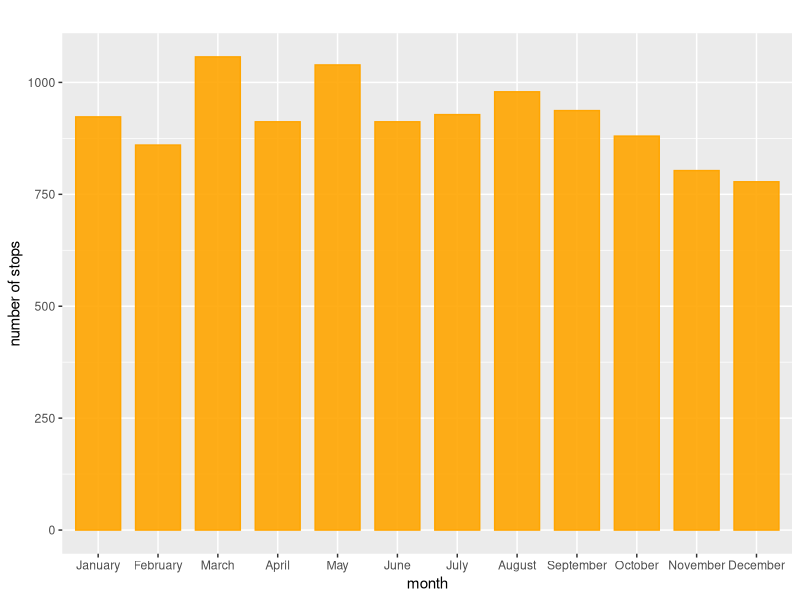
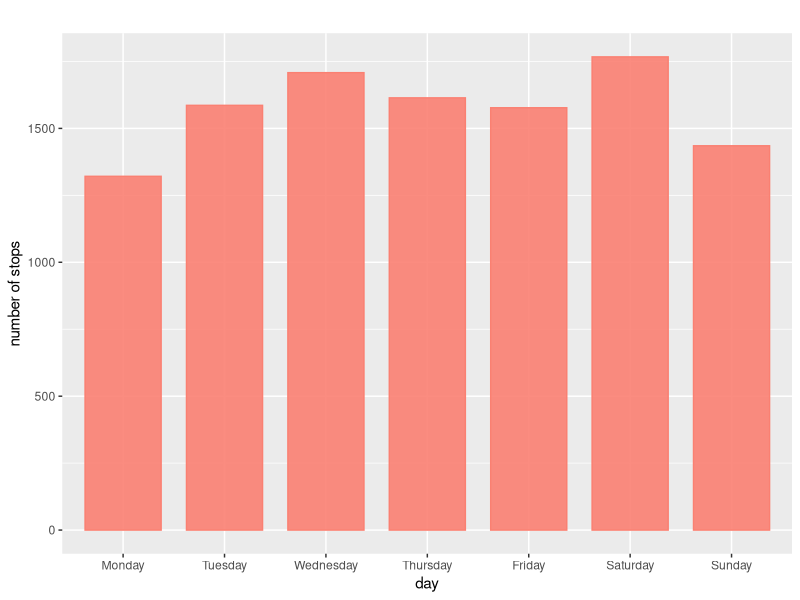
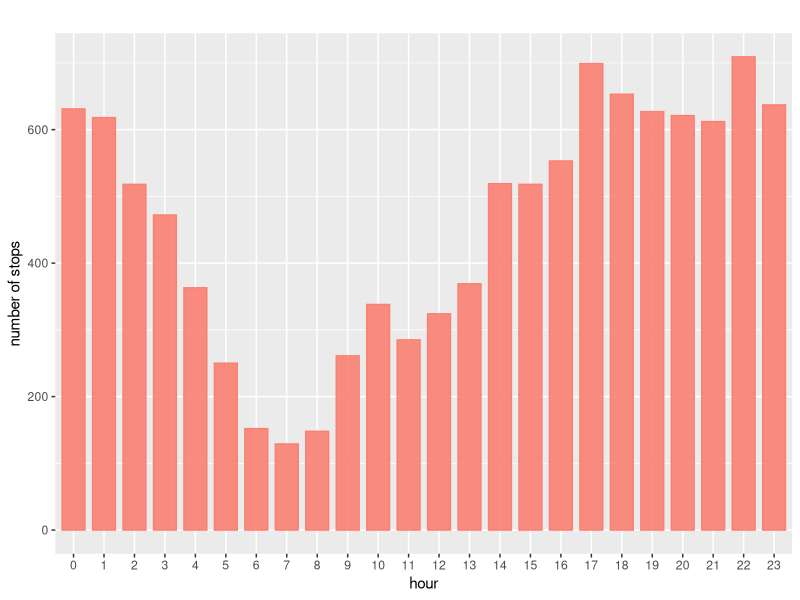
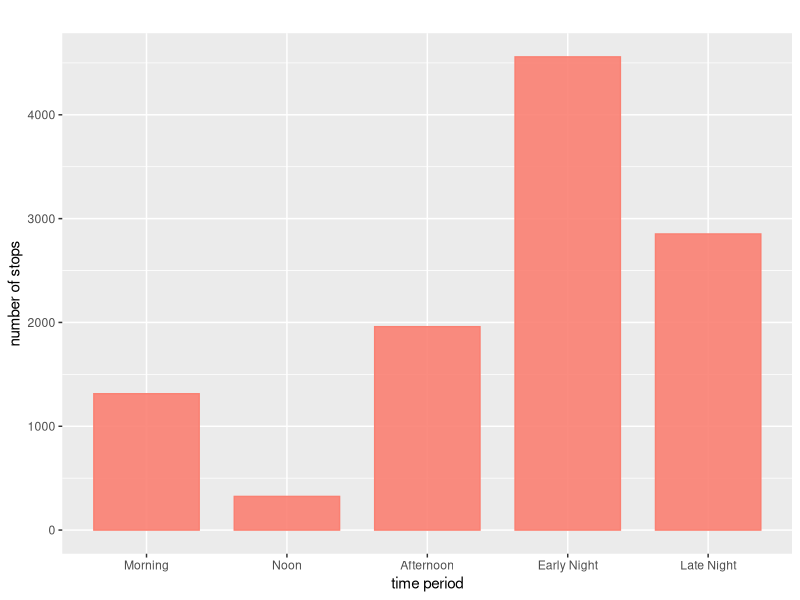
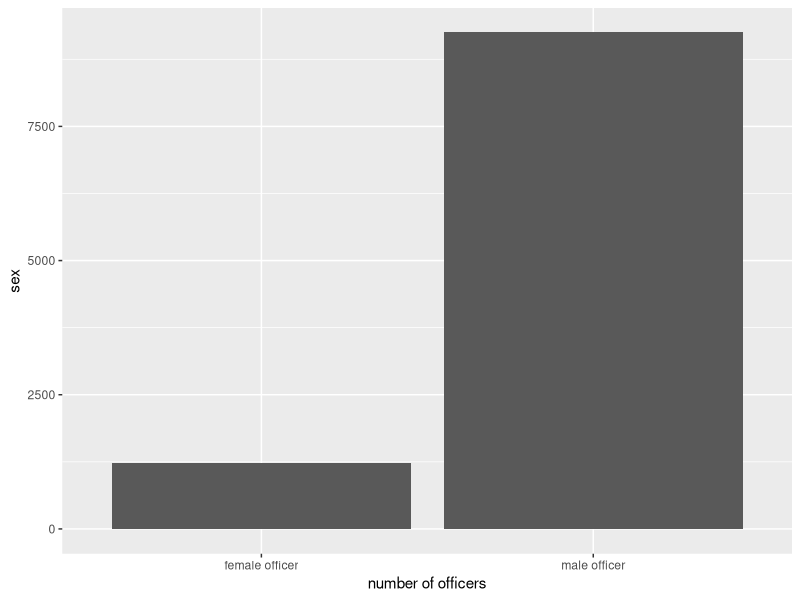
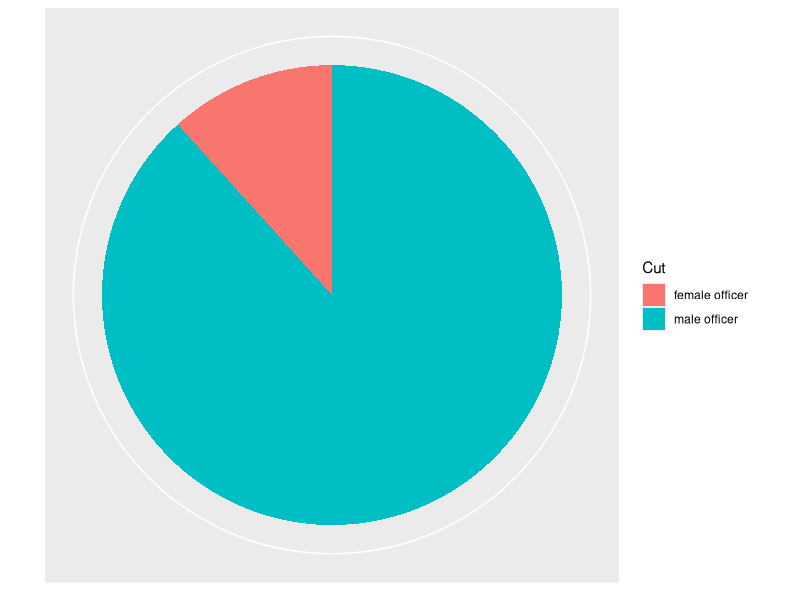

Reproduce these figures in R, in order. (Note: this script raises an error after producing the figures.)
## ---- chunk 1
NYPD <- read.csv("Data/2018_sqf_database-abbr.csv")
install.packages("tidyverse")
library(tidyverse)
library(ggplot2)
## ---- chunk 2
# the number of stops in each month in the year 2018
# MONTH2: categorical variable
reorder_month <- c("January","February","March","April","May","June","July","August","September","October","November","December")
NYPD$MONTH2 = factor(NYPD$MONTH2,levels=reorder_month)
ggplot(NYPD, aes(MONTH2)) + geom_bar(alpha=0.90, colour="orange", fill="orange",width=0.75) + labs(title="", y="number of stops", x="month")
## ---- chunk 3
# DAY2: Day when ppl are stopped

reorder_day <- c("Monday","Tuesday","Wednesday","Thursday","Friday","Saturday","Sunday")
NYPD$DAY2 = factor(NYPD$DAY2,levels=reorder_day)
ggplot(NYPD, aes(DAY2)) + geom_bar(alpha=0.90, colour="salmon", fill="salmon",width=0.75) + labs(title="", y="number of stops", x="day")
## ---- chunk 4
# Visualize: Stop Frisk Time: Time when ppl are stopped （清晨、深夜）

# Function: rounding(inputNum, totalNum)
rounding <- function(inputNum, totalNum) {
  if(is.na(inputNum)){return(FALSE)}else{
    m <- totalNum/2
    if(inputNum < m){
      # round down
      return(FALSE)
    }else{
      #round up
      return(TRUE)
    }
  }
}

hour<-NYPD$Stop.Frisk.Time
all_hour <- c()
for(i in 1:length(hour)){
  if(hour[i] == "#N/A" || is.na(hour[i]) || hour[i] == "" || hour[i] == FALSE){
    hour[i] <- "NA"
  }else{
    temp <- c(strsplit(hour[i], ":"))
    minBefore <- temp[[1]][[2]]
    hourBefore <- temp[[1]][[1]]
    if (rounding(strtoi(minBefore), 60)){
      hourAfter <- as.character(strtoi(hourBefore)+1)
      if (hourAfter == 24){
        hourAfter <- "0"
      }
    }else{
      hourAfter <- hourBefore
    }
    all_hour <- append(all_hour, hourAfter)
  }
  allH_df <- data.frame(all_hour)
}
reorder_hour <- c("0","1","2","3","4","5","6","7","8","9","10","11","12","13","14","15","16","17","18","19","20","21","22","23","NA")
allH_df$all_hour = factor(allH_df$all_hour,levels=reorder_hour)
ggplot(allH_df, aes(all_hour)) + geom_bar(alpha=0.90, colour="salmon", fill="salmon",width=0.75) + labs(title="", y="number of stops", x="hour")

# Morning: from sunrise to 11:59 AM. Sunrise typically occurs around 6 AM.
# Noon: at 12:00 PM.
# Afternoon: from 12:01 PM to around 5:00 PM.
# Evening: from 5:01 PM to 8 PM, or around sunset.
# Early Night: from sunset 11:59 PM
# Late Night: from 11:59 PM to sunrise around 5:59 AM.
all_period <- c()
for(i in 1:length(allH_df$all_hour)){
  if (allH_df$all_hour[i] == "6" || allH_df$all_hour[i] == "7" || allH_df$all_hour[i] == "8" || allH_df$all_hour[i] == "9" || allH_df$all_hour[i] == "10" || allH_df$all_hour[i] == "11"){
    all_period <- append(all_period, "Morning")
  }else if(allH_df$all_hour[i] == "12"){
    all_period <- append(all_period, "Noon")
  }else if(allH_df$all_hour[i] == "13" || allH_df$all_hour[i] == "14" || allH_df$all_hour[i] == "15" || allH_df$all_hour[i] == "16"){
    all_period <- append(all_period, "Afternoon")
  }else if(allH_df$all_hour[i] == "17" || allH_df$all_hour[i] == "18" || allH_df$all_hour[i] == "19" || allH_df$all_hour[i] == "20" || allH_df$all_hour[i] == "21" || allH_df$all_hour[i] == "22" || allH_df$all_hour[i] == "23"){
    all_period <- append(all_period, "Early Night")
  }else{
    all_period <- append(all_period, "Late Night")
  }
}
allP_df <- data.frame(all_period)
reorder_period <- c("Morning", "Noon", "Afternoon", "Early Night", "Late Night")
allP_df$all_period = factor(allP_df$all_period,levels=reorder_period)
ggplot(allP_df, aes(all_period)) + geom_bar(alpha=0.90, colour="salmon", fill="salmon",width=0.75) + labs(title="", y="number of stops", x="time period")
## ---- chunk 5
# male vs female: dataframe
df_male_officer <- NYPD[NYPD$ISSUING_OFFICER_RANK == "POM",]
df_female_officer <- NYPD[NYPD$ISSUING_OFFICER_RANK == "POF",]
head(df_male_officer)
head(df_female_officer)

# male vs female: number of officers
male_female_num <- tibble(
  type = c("male officer", "female officer"),
  freq = c(nrow(df_male_officer), nrow(df_female_officer))
)
knitr::kable(male_female_num)

p <- ggplot(data = male_female_num, mapping = aes(
  x = type, y = freq ))
p + geom_col() +
  labs(x = "number of officers", 
       y = "sex")

p2 <- ggplot(data = male_female_num, mapping = aes(
  x = 1, y = freq, fill = type ))
p2 + geom_col() +
  coord_polar(theta = "y") +
  scale_x_discrete(name = NULL, breaks = NULL) +
  scale_y_discrete(name = NULL, breaks = NULL) +
  labs(fill = "Cut")
## ---- chunk 6


# function: exclude outliers from the dataframe (only for numeric values); need to input a numeric vector

  bound <- function(x){
  Q1 <- quantile(x, .25)
  Q3 <- quantile(x, .75)
  IQR <- Q3-Q1
  bound <- c(Q1-1.5*IQR, Q3+1.5*IQR)
  return(bound)
}
ex_out <- exclude_outliers(NYPD$OBSERVED_DURATION_MINUTES)
print(ex_out)

## ---- chunk 7
## Observed duration minutes.

# Histogram --- Not excluded outliers
ggplot(NYPD,aes(OBSERVED_DURATION_MINUTES)) + geom_histogram(colour = "royalblue1", fill = "royalblue1",alpha=0.8) + labs(title="Distribution of Suspects' Observed Duration Minutes (including outliers)", y="count", x="observed duration mins")

# Histogram --- excluded outliers
table(NYPD$OBSERVED_DURATION_MINUTES)
ggplot(NYPD,aes(OBSERVED_DURATION_MINUTES)) + geom_histogram(breaks=seq(0,3.5,by=1), colour = "royalblue1", fill = "royalblue1",alpha=0.8) + labs(title="Distribution of Suspects' Observed Duration Minutes (excluding outliers)", y="count", x="observed duration mins")

bound(NYPD$OBSERVED_DURATION_MINUTES)



## Stop duration minutes.

# Histogram --- Not excluded outliers
ggplot(NYPD,aes(STOP_DURATION_MINUTES)) + geom_histogram(colour = "royalblue3", fill = "royalblue3",alpha=0.8) + labs(title="Distribution of Suspects' Stopped Duration Minutes (including outliers)", y="count", x="stop duration mins") 

# Histogram --- excluded outliers
table(NYPD$STOP_DURATION_MINUTES)
ggplot(NYPD,aes(STOP_DURATION_MINUTES)) + geom_histogram(breaks=seq(0,50,by=1), colour = "royalblue3", fill = "royalblue3",alpha=0.8) + labs(title="Distribution of Suspects' Stopped Duration Minutes (excluding outliers)", y="count", x="stop duration mins") 

## ---- chunk 8
# SUSPECTED_CRIME_DESCRIPTION
unique(NYPD$SUSPECTED_CRIME_DESCRIPTION)

# since there are too many types of crimes, we divide them into 4 main categories:
# THEFT: "GRAND LARCENY AUTO", "BURGLARY", "CPSP(criminal possession of stolen property)", "GRAND LARCENY", "PETIT LARCENY", "ROBBERY", "THEFT OF SERVICES", "UNAUTHORIZED USE OF A VEHICLE";
# ATTACK AND DAMAGE: "AUTO STRIPPIG", "ASSAULT", "CRIMINAL TRESPASS", "FORCIBLE TOUCHING", "MENACING", "MURDER", "RECKLESS ENDANGERMENT",

## ---- chunk 9
# FRISKED_FLAG into dataframe

table(NYPD$FRISKED_FLAG)
## ---- chunk 10
# SEARCHED_FLAG into dataframe

NYPD$FRISK_AND_SEARCH <- vector(mode='character', length(NYPD$FRISKED_FLAG))

for(i in seq_along(NYPD$FRISK_AND_SEARCH)){
  if(NYPD$FRISKED_FLAG[i] == "1" & NYPD$SEARCHED_FLAG[i] == "1"){
    NYPD$FRISK_AND_SEARCH[i] <- "Frisked and Searched"
    }else if (NYPD$FRISKED_FLAG[i] == "1" & NYPD$SEARCHED_FLAG[i] == "0") {
      NYPD$FRISK_AND_SEARCH[i] <- "Only Frisked"
      }else if (NYPD$FRISKED_FLAG[i] == "0" & NYPD$SEARCHED_FLAG[i] == "1") {
        NYPD$FRISK_AND_SEARCH[i] <- "Only Searched"
      }else{
        NYPD$FRISK_AND_SEARCH[i] <- "Not Frisked Nor Searched"
      }
  
}

table(NYPD$FRISK_AND_SEARCH)
ggplot(NYPD, aes(FRISK_AND_SEARCH)) + geom_bar(alpha=0.90, colour="mediumpurple3", fill="mediumpurple3",width=0.5) + labs(title= "The Number of Suspects Frisked or Searched", y="count", x="Frisked and Searched")


## ---- chunk 11
# OFFICER_IN_UNIFORM_FLAG
NYPD[NYPD$OFFICER_IN_UNIFORM_FLAG==0,"OFFICER_IN_UNIFORM_FLAG"] <- "not wearing uniform"
NYPD[NYPD$OFFICER_IN_UNIFORM_FLAG==1,"OFFICER_IN_UNIFORM_FLAG"] <- "wearing uniform"
table(NYPD$OFFICER_IN_UNIFORM_FLAG)
ggplot(NYPD, aes(OFFICER_IN_UNIFORM_FLAG)) + geom_bar(alpha=0.90, colour="royalblue1", fill="royalblue1",width=0.75) + labs(title="", y="number of officers", x="officer in uniform")

## ---- chunk 12
# SUSPECT_ARRESTED_FLAG 比对 overall
NYPD[NYPD$SUSPECT_ARRESTED_FLAG==0,"SUSPECT_ARRESTED_FLAG"] <- "suspect not arrested"
NYPD[NYPD$SUSPECT_ARRESTED_FLAG==1,"SUSPECT_ARRESTED_FLAG"] <- "suspect arrested"
table(NYPD$SUSPECT_ARRESTED_FLAG)
ggplot(NYPD, aes(SUSPECT_ARRESTED_FLAG)) + geom_bar(alpha=0.90, colour="royalblue1", fill="royalblue1",width=0.75) + labs(title="", y="number of stops", x="number os arrests")

# accuracy of overall stops
overall_a_acc <- 3115/11018
print(overall_a_acc)

# male officer's accuracy vs female officer's accuracy
df_male_officer[df_male_officer$SUSPECT_ARRESTED_FLAG==0,"SUSPECT_ARRESTED_FLAG"] <- "male_suspect not arrested"
df_male_officer[df_male_officer$SUSPECT_ARRESTED_FLAG==1,"SUSPECT_ARRESTED_FLAG"] <- "male_suspect arrested"
table(df_male_officer$SUSPECT_ARRESTED_FLAG)
df_female_officer[df_female_officer$SUSPECT_ARRESTED_FLAG==0,"SUSPECT_ARRESTED_FLAG"] <- "female_suspect not arrested"
df_female_officer[df_female_officer$SUSPECT_ARRESTED_FLAG==1,"SUSPECT_ARRESTED_FLAG"] <- "female_suspect arrested"
table(df_female_officer$SUSPECT_ARRESTED_FLAG)
male_a_acc <- 2639/(2639+6612)
print(male_a_acc)
female_a_acc <- 321/(321+904)
print(female_a_acc)

# scatter plot: observed time with accuracy
ggplot(data=NYPD) + geom_point(mapping = aes(x = OBSERVED_DURATION_MINUTES, y = SUSPECT_ARRESTED_FLAG))
# without outliers
#ggplot(data=NYPD) + geom_point(mapping = aes(x = OBSERVED_DURATION_MINUTES, y = SUSPECT_ARRESTED_FLAG)) + coord_cartesian(xlim=c(0, 100))

# scatter plot: stop time with accuracy
ggplot(data=NYPD) + geom_point(mapping = aes(x = STOP_DURATION_MINUTES, y = SUSPECT_ARRESTED_FLAG))
## ---- chunk 13
# function1: variable X VS observe duration minutes (boxplots && scatterpoots)
observe_time_relation <- function(m){
  if(class(m) == "character"){
  ggplot(NYPD, aes(x = m, y = OBSERVED_DURATION_MINUTES)) + geom_boxplot(outlier.shape = NA) + coord_cartesian(ylim=c(0, 2.5))
}
else{
  ggplot(NYPD, aes(m, OBSERVED_DURATION_MINUTES)) + geom_point(outlier.shape = NA)
}
}


# function2: variable X VS stop duration minutes (boxplots && scatterpoots)
stop_time_relation <- function(n){
  if(class(n) == "character"){
  ggplot(NYPD, aes(x = n, y = STOP_DURATION_MINUTES)) + geom_boxplot(outlier.shape = NA) + coord_cartesian(ylim=c(0, 20))
}
else{
  ggplot(NYPD, aes(n, STOP_DURATION_MINUTES)) + geom_point()
}
}

observe_time_relation(NYPD$SUSPECT_SEX)

## ---- chunk 14
# SUSPECT_REPORTED_AGE
# HOW TO REMOVE 0s??
class(NYPD$SUSPECT_REPORTED_AGE)
ggplot(NYPD,aes(SUSPECT_REPORTED_AGE)) + geom_histogram(colour = "orange3", fill = "orange3",alpha=0.8) + labs(title="", y="count", x="suspect reported age")

## ---- chunk 15
# SUSPECT_SEX
class(NYPD$SUSPECT_SEX)
ggplot(NYPD, aes(SUSPECT_SEX)) + geom_bar(alpha=0.90, colour="salmon", fill="salmon",width=0.75) + labs(title="", y="count", x="suspect sex")
## ---- chunk 16
# SUSPECT_RACE_DESCRIPTION
class(NYPD$SUSPECT_RACE_DESCRIPTION)
ggplot(NYPD, aes(SUSPECT_RACE_DESCRIPTION)) + geom_bar(alpha=0.90, colour="salmon", fill="salmon",width=0.5) + labs(title="", y="count", x="suspect race description") + theme(axis.text.x=element_text(size=4.1))
## ---- chunk 17
# SUSPECT_HEIGHT 
# we remove NAs here
class(NYPD$SUSPECT_HEIGHT)
max(NYPD$SUSPECT_HEIGHT,na.rm=TRUE)
NYPD$SUSPECT_HEIGHT <- as.numeric(NYPD$SUSPECT_HEIGHT)
ggplot(NYPD,aes(SUSPECT_HEIGHT),na.rm=TRUE) + geom_histogram(colour = "orange3", fill = "orange3",alpha=0.8) + labs(title="", y="count", x="suspect height")


ggplot(NYPD, aes(SUSPECT_HEIGHT, OBSERVED_DURATION_MINUTES)) + geom_point(outlier.shape = NA) + coord_cartesian(ylim=c(0, 500))
## ---- chunk 18
# SUSPECT_WEIGHT
# we remove NAs here
class(NYPD$SUSPECT_WEIGHT)
max(NYPD$SUSPECT_WEIGHT,na.rm=TRUE)
NYPD$SUSPECT_WEIGHT <- as.numeric(NYPD$SUSPECT_WEIGHT)
ggplot(NYPD,aes(SUSPECT_WEIGHT),na.rm=TRUE) + geom_histogram(colour = "orange3", fill = "orange3",alpha=0.8) + labs(title="", y="count", x="suspect weight")
## ---- chunk 19
# SUSPECT_BODY_BUILD_TYPE
class(NYPD$SUSPECT_BODY_BUILD_TYPE)
ggplot(NYPD, aes(SUSPECT_BODY_BUILD_TYPE)) + geom_bar(alpha=0.90, colour="tomato", fill="tomato",width=0.5) + labs(title="", y="count", x="suspect body build type")
## ---- chunk 20
# SUSPECT_EYE_COLOR
unique(NYPD$SUSPECT_EYE_COLOR)
ggplot(NYPD, aes(SUSPECT_EYE_COLOR)) + geom_bar(alpha=0.90, colour="tomato", fill="tomato",width=0.5) + labs(title="", y="count", x="suspect eye color")
## ---- chunk 21
# SUSPECT_HAIR_COLOR
unique(NYPD$SUSPECT_HAIR_COLOR)
ggplot(NYPD, aes(SUSPECT_HAIR_COLOR)) + geom_bar(alpha=0.90, colour="tomato", fill="tomato",width=0.5) + labs(title="", y="count", x="suspect hair color")
## ---- chunk 22
# STOP_LOCATION_BORO_NAME
table(NYPD$STOP_LOCATION_BORO_NAME)
ggplot(NYPD, aes(STOP_LOCATION_BORO_NAME)) + geom_bar(alpha=0.90, colour="orange3", fill="orange3",width=0.5) + labs(title="", y="count", x="stop borough")


# To verify function1 and function2 //
# Borough VS Stop Time
mean(NYPD$STOP_DURATION_MINUTES)
median(NYPD$STOP_DURATION_MINUTES)
ggplot(NYPD, aes(x = STOP_LOCATION_BORO_NAME, y = STOP_DURATION_MINUTES)) + geom_boxplot(outlier.shape = NA) + coord_cartesian(ylim=c(0, 20))

# Borough VS Observe Time
mean(NYPD$OBSERVED_DURATION_MINUTES)
median(NYPD$OBSERVED_DURATION_MINUTES)
ggplot(NYPD, aes(x = STOP_LOCATION_BORO_NAME, y = OBSERVED_DURATION_MINUTES)) + geom_boxplot(outlier.shape = NA) + coord_cartesian(ylim=c(0, 2.5))
